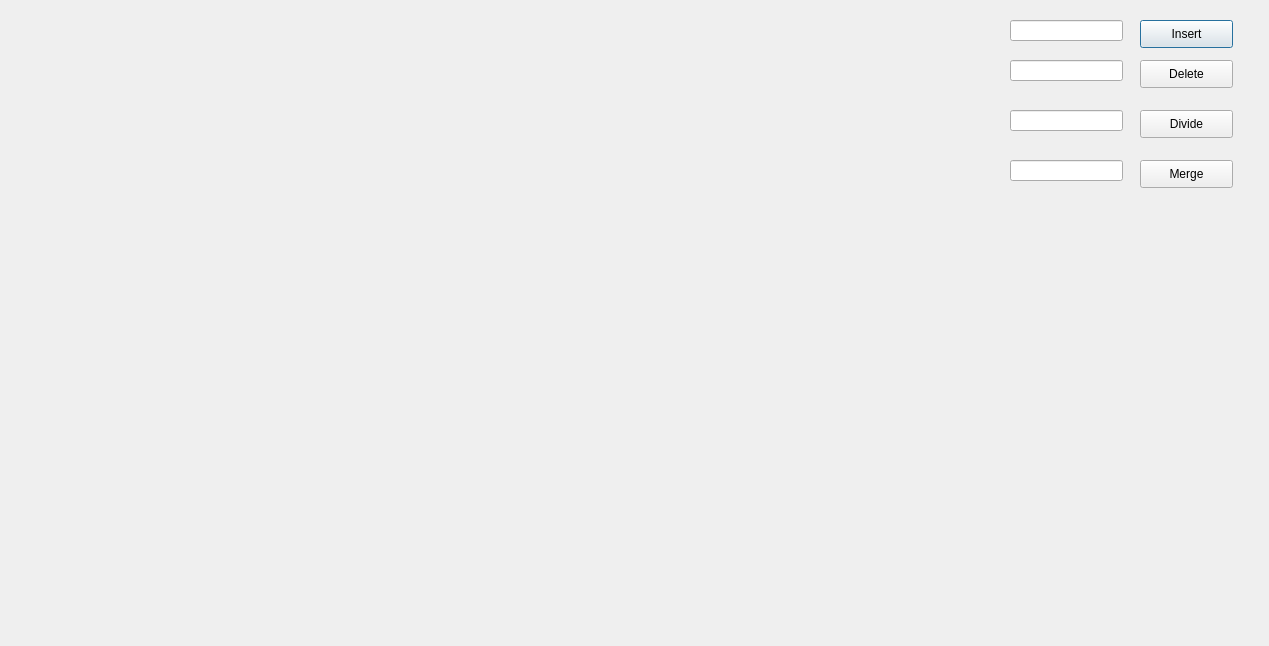
<?xml version="1.0" encoding="UTF-8"?>
<ui version="4.0">
 <class>Dialog</class>
 <widget class="QDialog" name="Dialog">
  <property name="geometry">
   <rect>
    <x>0</x>
    <y>0</y>
    <width>1269</width>
    <height>646</height>
   </rect>
  </property>
  <property name="windowTitle">
   <string>Dialog</string>
  </property>
  <widget class="QPushButton" name="inBtn">
   <property name="geometry">
    <rect>
     <x>1140</x>
     <y>20</y>
     <width>93</width>
     <height>28</height>
    </rect>
   </property>
   <property name="text">
    <string>Insert</string>
   </property>
  </widget>
  <widget class="QPushButton" name="dePtn">
   <property name="geometry">
    <rect>
     <x>1140</x>
     <y>60</y>
     <width>93</width>
     <height>28</height>
    </rect>
   </property>
   <property name="text">
    <string>Delete</string>
   </property>
  </widget>
  <widget class="QLineEdit" name="radiusLineEdit_in">
   <property name="geometry">
    <rect>
     <x>1010</x>
     <y>20</y>
     <width>113</width>
     <height>21</height>
    </rect>
   </property>
  </widget>
  <widget class="QLineEdit" name="radiusLineEdit_de">
   <property name="geometry">
    <rect>
     <x>1010</x>
     <y>60</y>
     <width>113</width>
     <height>21</height>
    </rect>
   </property>
  </widget>
  <widget class="QPushButton" name="diPtn">
   <property name="geometry">
    <rect>
     <x>1140</x>
     <y>110</y>
     <width>93</width>
     <height>28</height>
    </rect>
   </property>
   <property name="text">
    <string>Divide</string>
   </property>
  </widget>
  <widget class="QPushButton" name="mePtn">
   <property name="geometry">
    <rect>
     <x>1140</x>
     <y>160</y>
     <width>93</width>
     <height>28</height>
    </rect>
   </property>
   <property name="text">
    <string>Merge</string>
   </property>
  </widget>
  <widget class="QLineEdit" name="radiusLineEdit_di">
   <property name="geometry">
    <rect>
     <x>1010</x>
     <y>110</y>
     <width>113</width>
     <height>21</height>
    </rect>
   </property>
  </widget>
  <widget class="QLineEdit" name="radiuslineEdit_me">
   <property name="geometry">
    <rect>
     <x>1010</x>
     <y>160</y>
     <width>113</width>
     <height>21</height>
    </rect>
   </property>
  </widget>
 </widget>
 <resources/>
 <connections/>
</ui>
